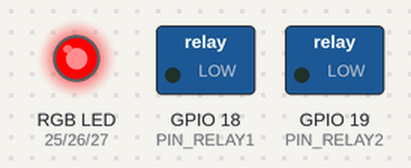
Bench run of a program on a simulated ESP32. Parts: switched loads named in the program (green lamp = pin HIGH), an RGB LED mixed from three pins (HIGH = lit). WiFi joins after 1.5 s; servers stay silent unless stated; no MQTT or app messages arrive unless stated.

Above: at 0.1 s.
At 1.6 s:
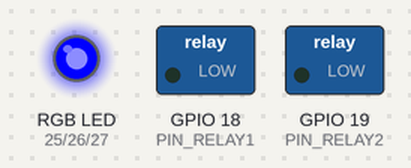
Timing chart, 0 to 3.1 s (numbered marks = the images above):
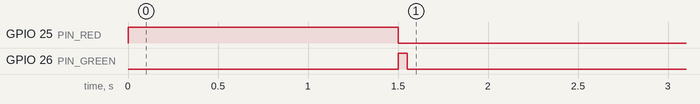

The program:

main.cpp
```cpp
#include <Arduino.h>
#include <WiFi.h>
#include <MQTT.h>

WiFiClient net;
MQTTClient client;

const char ssid[] = "TUF";
const char pass[] = "ridho111";

const int PIN_RED = 25;
const int PIN_GREEN = 26;
const int PIN_BLUE = 27;
const int PIN_RELAY1 = 18;
const int PIN_RELAY2 = 19;


void rgb(bool red, bool green, bool blue){
  digitalWrite(PIN_RED, red);
  digitalWrite(PIN_GREEN, green);
  digitalWrite(PIN_BLUE, blue);
}

void connect(){
  rgb(1,0,0);
  while(WiFi.status() != WL_CONNECTED){
    delay(500);
  }
  rgb(0,1,0);

  while(!client.connect("parkir")){
    delay(500);
  }
  rgb(0,0,1);
  client.subscribe("kelasiot/gedung/parkir/#", 1);
}


void subscribe(String &topic, String &data){
  if(topic == "kelasiot/gedung/parkir/jalur1"){
    digitalWrite(PIN_RELAY1, data.toInt());
  }
  if(topic == "kelasiot/gedung/parkir/jalur2"){
    digitalWrite(PIN_RELAY2, data.toInt());
  }
}

void setup() {
  pinMode(PIN_RED, OUTPUT);
  pinMode(PIN_GREEN, OUTPUT);
  pinMode(PIN_BLUE, OUTPUT);
  pinMode(PIN_RELAY1, OUTPUT);
  pinMode(PIN_RELAY2, OUTPUT);

  WiFi.begin(ssid, pass);
  client.begin("broker.emqx.io", net);
  client.onMessage(subscribe);

  connect();
}

void loop() {
  client.loop();
  delay(10);
}
```
